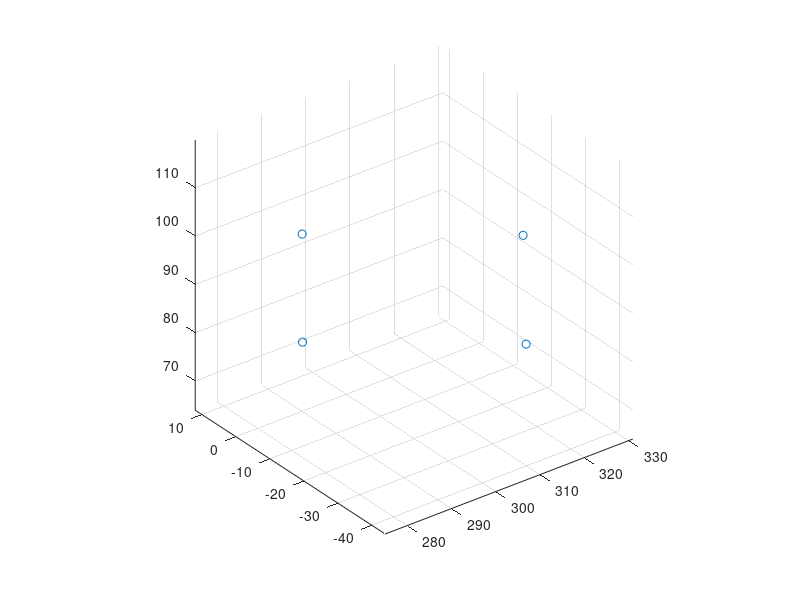

The MATLAB source for this figure: (Note: this script raises an error after producing the figure.)
clc
clear
close all
%% DataStreaming
%      ViconRealTimeSDK_WJ;
%      save('Reference_data_protonG2_150330','BufferForSave');
     
    BufferForSave = load('Reference_data_protonG2_150330')
    BufferForSave = BufferForSave.BufferForSave;
    
    %% Calculate distance.
    marker1 = BufferForSave(4:end,1:3);
    marker2 = BufferForSave(4:end,4:6);
    marker3 = BufferForSave(4:end,7:9);
    marker4 = BufferForSave(4:end,10:12);
    
    marker1_mean = mean(marker1,1)
    marker2_mean = mean(marker2,1)
    marker3_mean = mean(marker3,1)
    marker4_mean = mean(marker4,1)
    markers = [marker1_mean;marker2_mean;marker3_mean;marker4_mean]'
    figure(1), scatter3(markers(1,:),markers(2,:),markers(3,:))
    axis equal, hold on;
    
    Dist1to2 = GetDist(marker1_mean,marker2_mean);
    Dist1to3 = GetDist(marker1_mean,marker3_mean);
    Dist1to4 = GetDist(marker1_mean,marker4_mean);
    Dist2to3 = GetDist(marker2_mean,marker3_mean);
    Dist2to4 = GetDist(marker2_mean,marker4_mean);
    Dist3to4 = GetDist(marker3_mean,marker4_mean);
    
    DistData = [Dist1to2;Dist1to3;Dist1to4;Dist2to3;Dist2to4;Dist3to4];
    DistData = sort(DistData);
    Dist_mean = mean(DistData(1:4));
    
    GenerPoint_Reference = Dist_mean/2
%     GenerPoint = [Dist_mean,Dist_mean,0;...
%         Dist_mean,0,0;...
%         0,Dist_mean,0;...
%         0,0,0]'
%     
    GenerPoint = [Dist_mean,Dist_mean,0;...
        Dist_mean,0,0;...
        0,Dist_mean,0;...
        0,0,0]'
    
    figure(1),scatter3(GenerPoint(1,:),GenerPoint(2,:),GenerPoint(3,:))
    axis equal;
    
  
    
    
    figure(1),hold on;
    [Cube_point] = GenerateCube(markers);
    DrawCube(Cube_point,1,'b');
    
    
    [refer_Cube_point] = GenerateCube(GenerPoint);
    DrawCube(refer_Cube_point,1,'r')
    axis equal 
    
    
    %% switch.
%     figure(100), hold on;
%     view(3),grid on;
%     for hh = 1 : size(Cube_point,2)
%         scatter3(Cube_point(1,hh),Cube_point(2,hh),Cube_point(3,hh))
%         scatter3(refer_Cube_point(1,hh),refer_Cube_point(2,hh),refer_Cube_point(3,hh))
%         pause(3)
%     end
       
    %% RelationMatrix(pinv)
    Cube_Point_forinv = [Cube_point; ones(1,size(Cube_point,2))]
    refer_Cube_point_forinv = [refer_Cube_point; ones(1,size(refer_Cube_point,2))]
    
    RelationMatrix = refer_Cube_point_forinv*pinv(Cube_Point_forinv)
    save('RelationMatrix','RelationMatrix');
    %%
    
    for kk = 1 : size(Cube_Point_forinv,2)
        point_transffered(1:4,kk) = RelationMatrix*Cube_Point_forinv(:,kk);
    end
    figure(1),hold on;
    scatter3(point_transffered(1,:),point_transffered(2,:),point_transffered(3,:),'g');
    
    
    
    
    %%
    clear BufferForSave
%        ViconRealTimeSDK_WJ;
%        save('motion_data_protonG2_150330','BufferForSave');
%     BufferForSave = load('motion_data_protonG2.mat')
    BufferForSave = load('motion_data_protonG2_150330.mat')
    BufferForSave = BufferForSave.BufferForSave;
    
     
     %%
     MotionData = BufferForSave;
     save('Motion_data.mat','BufferForSave')
     
     Motion_marker1 = MotionData(4:end,1:3);
     Motion_marker2 = MotionData(4:end,4:6);
     Motion_marker3 = MotionData(4:end,7:9);
     Motion_marker4 = MotionData(4:end,10:12);
    
     
     Motion_marker_data = Motion_marker2';
     Motion_marker_data = [Motion_marker_data;ones(1,size(Motion_marker_data,2))]
     
     figure(3),hold on;view(3);
     scatter3(Motion_marker_data(1,:),Motion_marker_data(2,:),Motion_marker_data(3,:));
     axis equal; grid on;
     %%
     for ii = 1 : size(Motion_marker_data,2)
        Motion_marker1_transffered(1:4,ii) = RelationMatrix*Motion_marker_data(:,ii);    
     end
    figure(3),
    scatter3(Motion_marker1_transffered(1,:),Motion_marker1_transffered(2,:),Motion_marker1_transffered(3,:),'r')
    axis equal; grid on;
      
    %% plotting 
    
    for tt = 1 : size(Motion_marker1_transffered,2)
        diff_dist(tt) =  dist3d(Motion_marker1_transffered(1:3,1),Motion_marker1_transffered(1:3,tt));
    end
    figure(4)
    [pks,locs] = findpeaks(diff_dist)
    plot(diff_dist)
    pks_max = max(pks)
    [max_r,max_c] = find(diff_dist == pks_max)
    pks_min = min(pks)
    [min_r,min_c] = find(diff_dist == pks_min)
    
    motion_distance = abs(pks_max) + abs(pks_min)
    
   %%
    
    stdv_x = std(Motion_marker1_transffered(1,:))
    stdv_y = std(Motion_marker1_transffered(2,:))
    stdv_z = std(Motion_marker1_transffered(3,:))
 
    
    stdv_x_motion = std(Motion_marker_data(1,:))
    stdv_y_motion = std(Motion_marker_data(2,:))
    stdv_z_motion = std(Motion_marker_data(3,:))
    
    distance_motion = dist3d(Motion_marker1_transffered(1:3,max_c),Motion_marker1_transffered(1:3,min_c))
    
    
    %%
 
    curve_fitted_data = Motion_marker1_transffered(2,:)
    axisData = [1: size(Motion_marker1_transffered,2)]
    [fitresult, gof] = createFit(curve_fitted_data)
        for ii = 1 : size(axisData,2)
            fitresultData(ii) = fitresult.a0 + ...
            fitresult.a1*cos(ii*fitresult.w) +...
            fitresult.b1*sin(ii*fitresult.w) + ...
            fitresult.a2*cos(2*ii*fitresult.w) + fitresult.b2*sin(2*ii*fitresult.w) +...
            fitresult.a3*cos(3*ii*fitresult.w) + fitresult.b3*sin(3*ii*fitresult.w);
        end
    
     figure(8), hold on
     plot(axisData,fitresultData)
     [pks,locs] = findpeaks(fitresultData)
     plot(locs,pks,'or')
%     
%     
    
    
    